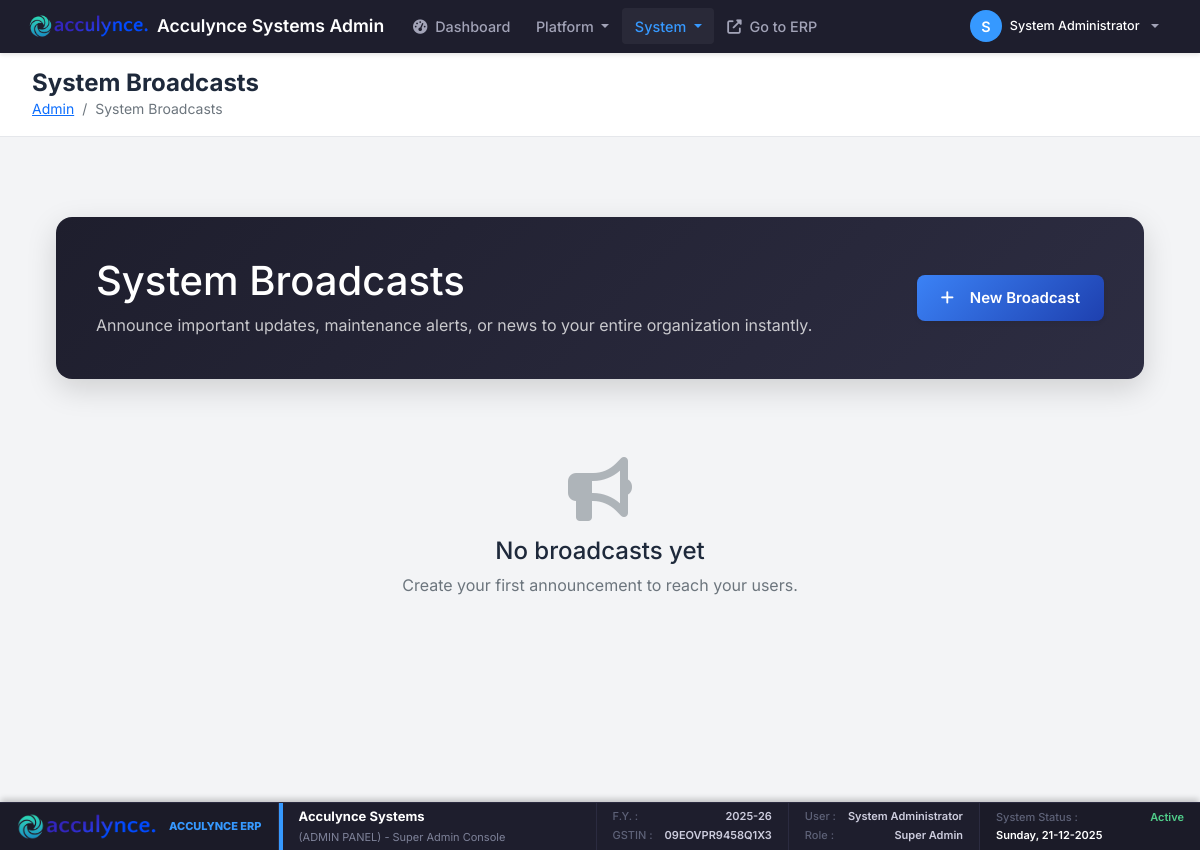
The app's page /modules/admin/broadcasts.php (signed in) with its own data.
### tables this page shows
CREATE TABLE `company_settings` (
  `id` int(11) NOT NULL,
  `company_name` varchar(200) NOT NULL,
  `industry_type` varchar(100) DEFAULT NULL,
  `business_type` varchar(100) DEFAULT NULL,
  `app_name` varchar(100) DEFAULT NULL,
  `theme_color` varchar(20) DEFAULT '#3b82f6',
  `address_line1` varchar(200) DEFAULT NULL,
  `address_line2` varchar(200) DEFAULT NULL,
  `city` varchar(100) DEFAULT NULL,
  `state` varchar(100) DEFAULT NULL,
  `country` varchar(100) DEFAULT 'India',
  `postal_code` varchar(20) DEFAULT NULL,
  `phone` varchar(20) DEFAULT NULL,
  `email` varchar(100) DEFAULT NULL,
  `website` varchar(100) DEFAULT NULL,
  `gstin` varchar(20) DEFAULT NULL,
  `pan` varchar(20) DEFAULT NULL,
  `bank_name` varchar(100) DEFAULT NULL,
  `bank_account_number` varchar(50) DEFAULT NULL,
  `bank_ifsc` varchar(20) DEFAULT NULL,
  `bank_branch` varchar(100) DEFAULT NULL,
  `bank_account_holder` varchar(200) DEFAULT NULL,
  `logo_path` varchar(255) DEFAULT NULL,
  `terms_conditions` text DEFAULT NULL,
  `created_at` timestamp NOT NULL DEFAULT current_timestamp(),
  `updated_at` timestamp NOT NULL DEFAULT current_timestamp() ON UPDATE current_timestamp(),
  `financial_year_start` int(11) DEFAULT 4 COMMENT 'Month number (1-12) when financial year starts',
  `currency_code` varchar(10) DEFAULT 'INR',
  `currency_symbol` varchar(10) DEFAULT '₹',
  `date_format` varchar(20) DEFAULT 'd-m-Y',
  `timezone` varchar(50) DEFAULT 'Asia/Kolkata',
  `invoice_prefix` varchar(20) DEFAULT 'INV',
  `quotation_prefix` varchar(20) DEFAULT 'QT',
  `invoice_footer` text DEFAULT NULL COMMENT 'Footer text for invoices',
  `company_registration_number` varchar(100) DEFAULT NULL,
  `tax_registration_date` date DEFAULT NULL,
  `linkedin_url` varchar(255) DEFAULT NULL,
  `facebook_url` varchar(255) DEFAULT NULL,
  `twitter_url` varchar(255) DEFAULT NULL,
  `instagram_url` varchar(255) DEFAULT NULL,
  `smtp_host` varchar(100) DEFAULT NULL,
  `smtp_port` int(11) DEFAULT 587,
  `smtp_username` varchar(100) DEFAULT NULL,
  `smtp_password` varchar(255) DEFAULT NULL,
  `smtp_encryption` varchar(10) DEFAULT 'tls',
  `email_from_name` varchar(100) DEFAULT NULL,
  `email_from_address` varchar(100) DEFAULT NULL,
  `enable_email_notifications` tinyint(1) DEFAULT 1,
  `invoice_due_days` int(11) DEFAULT 30 COMMENT 'Default payment terms in days',
  `low_stock_threshold` int(11) DEFAULT 10,
  `enable_multi_currency` tinyint(1) DEFAULT 0,
  `enable_barcode` tinyint(1) DEFAULT 1,
  `backup_frequency` varchar(20) DEFAULT 'daily',
  `last_backup_date` datetime DEFAULT NULL,
  `print_logo_on_invoice` tinyint(1) DEFAULT 1,
  `is_gst_registered` tinyint(1) DEFAULT 0,
  `enable_einvoicing` tinyint(1) DEFAULT 0
);

### classes/Database.php (called while the page is built, shortened)
<?php
class Database {
    private static $instance = null;
    private $connection;
    private function __construct() {
        try {
            $this->connection = new PDO(
                "mysql:host=" . DB_HOST . ";dbname=" . DB_NAME . ";charset=utf8mb4",
                DB_USER,
                DB_PASS,
                [
                    PDO::ATTR_ERRMODE => PDO::ERRMODE_EXCEPTION,
                    PDO::ATTR_DEFAULT_FETCH_MODE => PDO::FETCH_ASSOC,
                    PDO::ATTR_EMULATE_PREPARES => false
                ]
            );
        } catch(PDOException $e) {
            die("Database connection failed: " . $e->getMessage());
        }
    }
    public static function getInstance() {
        if (self::$instance === null) {
            self::$instance = new self();
        }
        return self::$instance;
    }
    public function query($sql, $params = []) {
        try {
            $stmt = $this->connection->prepare($sql);
            $stmt->execute($params);
            return $stmt;
        } catch(PDOException $e) {
            error_log("Query error: " . $e->getMessage());
            throw $e;
        }
    }
    public function fetchOne($sql, $params = []) {
        return $this->query($sql, $params)->fetch();
    }
}

### classes/Auth.php (called while the page is built, shortened)
<?php
require_once __DIR__ . '/Database.php';
class Auth {
    public function isLoggedIn() {
        return isset($_SESSION['user_id']) && !empty($_SESSION['user_id']);
    }
    public function getCurrentUser() {
        if ($this->isLoggedIn()) {
            return [
                'id' => $_SESSION['user_id'],
                'username' => $_SESSION['username'],
                'full_name' => $_SESSION['full_name'],
                'email' => $_SESSION['email'],
                'avatar_path' => $_SESSION['avatar_path'] ?? null,
                'company_id' => $_SESSION['company_id'] ?? null,
                'roles' => $_SESSION['roles'] ?? []
            ];
        }
        return null;
    }
}

### modules/admin/broadcasts.php (the view, shortened to what this page needs)
<?php
$pageTitle = 'System Broadcasts';
$currentPage = 'broadcasts';
require_once '../../includes/admin_layout.php';
$broadcast = new Broadcast();
$allBroadcasts = $broadcast->getAll();
?>
<div class="container-fluid p-4">
    <div class="page-hero d-flex justify-content-between align-items-center">
        <div>
            <h1 class="font-weight-bold mb-2">System Broadcasts</h1>
            <p class="mb-0 opacity-75">Announce important updates, maintenance alerts, or news to your entire organization instantly.</p>
        </div>
        <button class="btn btn-primary btn-lg shadow-sm" type="button" data-bs-toggle="collapse" data-bs-target="#createFormCollapse">
            <i class="fas fa-plus me-2"></i> New Broadcast
        </button>
    </div>
    <div class="row g-4">
        <?php if (empty($allBroadcasts)): ?>
            <div class="col-12 text-center py-5">
                <div class="text-muted opacity-50 mb-3"><i class="fas fa-bullhorn fa-4x"></i></div>
                <h4>No broadcasts yet</h4>
                <p class="text-muted">Create your first announcement to reach your users.</p>
            </div>
        <?php endif; ?>
    </div>
</div>
<?php require_once '../../includes/footer.php'; ?>

### includes/admin_layout.php (shortened to what this page needs)
<?php
require_once __DIR__ . '/../classes/Auth.php';
$auth = new Auth();
$auth->requireLogin();
$currentUser = $auth->getCurrentUser();
$pageTitle = isset($pageTitle) ? $pageTitle : 'Admin Panel';
$db = Database::getInstance();
$brandingSettings = $db->fetchOne("SELECT app_name, logo_path, theme_color, gstin, state FROM company_settings WHERE id = ? LIMIT 1", [$currentUser['company_id'] ?? 0]);
?>
<!DOCTYPE html>
<html lang="en">
<head>
    <link href="https://cdn.jsdelivr.net/npm/bootstrap@5.1.3/dist/css/bootstrap.min.css" rel="stylesheet">
    <link rel="stylesheet" href="<?php echo BASE_URL; ?>public/assets/css/style.css?v=<?php echo time(); ?>">
    <link rel="stylesheet" href="https://cdnjs.cloudflare.com/ajax/libs/font-awesome/6.4.0/css/all.min.css">
</head>
<body>
    <div class="dashboard-wrapper">
        <nav class="navbar navbar-expand-lg admin-navbar">
            <div class="container-fluid">
                <a class="navbar-brand" href="<?php echo MODULES_URL; ?>/admin/dashboard.php">
                    <?php if (!empty($brandingSettings['logo_path'])): ?>
                        <img src="<?php echo BASE_URL . $brandingSettings['logo_path']; ?>" alt="Logo">
                    <?php else: ?>
                        <i class="fas fa-shield-alt text-primary"></i>
                    <?php endif; ?>
                    <span>Acculynce Systems Admin</span>
                </a>
                <div class="collapse navbar-collapse" id="adminNavbar">
                    <ul class="navbar-nav me-auto mb-2 mb-lg-0">
                        <li class="nav-item">
                            <a class="nav-link <?php echo ($currentPage === 'dashboard') ? 'active' : ''; ?>" href="<?php echo MODULES_URL; ?>/admin/dashboard.php">
                                <i class="fas fa-tachometer-alt me-1"></i> Dashboard
                            </a>
                        </li>
                        <li class="nav-item dropdown">
                            <a class="nav-link dropdown-toggle <?php echo in_array($currentPage, ['users', 'companies', 'subscriptions', 'reports', 'tickets', 'inquiries']) ? 'active' : ''; ?>" href="#" id="platformDropdown" role="button" data-bs-toggle="dropdown" aria-expanded="false">
                                Platform
                            </a>
                        </li>
                        <li class="nav-item dropdown">
                            <a class="nav-link dropdown-toggle <?php echo in_array($currentPage, ['roles', 'audit_logs', 'export_data', 'broadcasts', 'settings', 'reset_database']) ? 'active' : ''; ?>" href="#" id="systemDropdown" role="button" data-bs-toggle="dropdown" aria-expanded="false">
                                System
                            </a>
                        </li>
                        <li class="nav-item">
                            <a class="nav-link" href="<?php echo MODULES_URL; ?>/dashboard/index.php" target="_blank">
                                <i class="fas fa-external-link-alt me-1"></i> Go to ERP
                            </a>
                        </li>
                    </ul>
                    <div class="user-menu-admin ms-auto">
                        <div class="dropdown">
                            <a class="nav-link dropdown-toggle d-flex align-items-center gap-2 p-0" href="#" role="button" data-bs-toggle="dropdown" aria-expanded="false">
                                <div class="user-avatar-sm">
                                    <?php echo strtoupper(substr($currentUser['full_name'], 0, 1)); ?>
                                </div>
                                <span class="d-none d-lg-block text-white small"><?php echo htmlspecialchars($currentUser['full_name']); ?></span>
                            </a>
                        </div>
                    </div>
                </div>
            </div>
        </nav>
        <main class="main-content">
            <div class="top-header-admin">
                <div class="header-left">
                    <h1 class="h4 mb-0"><?php echo $pageTitle; ?></h1>
                    <nav aria-label="breadcrumb">
                        <ol class="breadcrumb mb-0 small">
                            <li class="breadcrumb-item"><a href="<?php echo MODULES_URL; ?>/admin/dashboard.php">Admin</a></li>
                            <li class="breadcrumb-item active"><?php echo $pageTitle; ?></li>
                        </ol>
                    </nav>
                </div>
            </div>
            <div class="content-area">
    <?php
    $footerData = [];
    $curMonth = date('n');
    $curYear = date('Y');
    if ($curMonth >= 4) {
        if ($curYear + 1 == 2000) { $yPart = '00'; } else { $yPart = substr($curYear + 1, -2); }
        $footerData['fy'] = $curYear . '-' . $yPart;
    } else {
        $yPart = substr($curYear, -2);
        $footerData['fy'] = ($curYear - 1) . '-' . $yPart;
    }
    if (!empty($brandingSettings)) {
        $footerData['company_name'] = $brandingSettings['app_name'] ?? 'Acculynce Systems';
        $footerData['gst'] = $brandingSettings['gstin'] ?? 'Not Set';
        $footerData['state'] = $brandingSettings['state'] ?? 'Delhi';
    } else {
        $footerData['company_name'] = 'Acculynce Systems';
        $footerData['gst'] = 'N/A';
        $footerData['state'] = 'N/A';
    }
    $footerData['validity'] = 'Unlimited (Super Admin)';
    $footerData['company_id'] = 'ADMIN';
    ?>
    <div class="sticky-footer-admin">
        <div class="footer-box-admin brand-box-admin">
            <?php if (!empty($brandingSettings['logo_path'])): ?>
                <img src="<?php echo BASE_URL . $brandingSettings['logo_path']; ?>" alt="Logo" class="footer-logo-admin">
            <?php else: ?>
                <div class="footer-brand-text-admin">AC</div>
            <?php endif; ?>
            <div class="brand-details">
                <span style="font-weight: 800; font-size: 11px; color: #3699ff; text-transform: uppercase;">Acculynce ERP</span>
            </div>
        </div>
        <div class="footer-box-admin info-box-admin">
            <div class="info-row main">
                <?php echo htmlspecialchars($footerData['company_name']); ?>
            </div>
            <div class="info-row sub">
                (ADMIN PANEL) - Super Admin Console
            </div>
        </div>
        <div class="footer-box-admin fy-box-admin">
            <div class="info-row">
                <span class="label">F.Y. :</span> <span class="value"><?php echo $footerData['fy']; ?></span>
            </div>
            <div class="info-row">
                <span class="label">GSTIN :</span> <span class="value"><?php echo htmlspecialchars($footerData['gst']); ?></span>
            </div>
        </div>
        <div class="footer-box-admin user-box-admin">
            <div class="info-row">
                <span class="label">User :</span> <span class="value"><?php echo htmlspecialchars($currentUser['full_name']); ?></span>
            </div>
            <div class="info-row">
                <span class="label">Role :</span> <span class="value">Super Admin</span>
            </div>
        </div>
        <div class="footer-box-admin">
           <div class="info-row">
                <span class="label">System Status :</span> <span class="value" style="color: #50cd89;">Active</span>
            </div>
            <div class="info-row date-row">
                <span class="value"><?php echo date('l, d-m-Y'); ?></span>
            </div>
        </div>
    </div>

### records on screen
company_settings: logo_path (picture), gstin "09EOVPR9458Q1X3"

### other values on screen
substr($currentUser['full_name'], 0, 1) "S"
$currentUser['full_name'] "System Administrator"
$pageTitle "System Broadcasts"
$footerData['company_name'] "Acculynce Systems"
$footerData['fy'] "2025-26"
